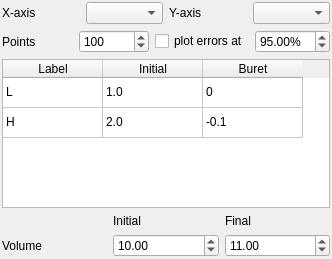
<?xml version="1.0" encoding="UTF-8"?>
<ui version="4.0">
 <class>TitrationWidget</class>
 <widget class="QWidget" name="TitrationWidget">
  <property name="geometry">
   <rect>
    <x>0</x>
    <y>0</y>
    <width>332</width>
    <height>259</height>
   </rect>
  </property>
  <property name="windowTitle">
   <string>Titration Simulation</string>
  </property>
  <layout class="QVBoxLayout" name="verticalLayout">
   <property name="leftMargin">
    <number>2</number>
   </property>
   <property name="topMargin">
    <number>2</number>
   </property>
   <property name="rightMargin">
    <number>2</number>
   </property>
   <property name="bottomMargin">
    <number>2</number>
   </property>
   <item>
    <layout class="QHBoxLayout" name="hl_1">
     <item>
      <widget class="QLabel" name="lbl_xaxis">
       <property name="text">
        <string>X-axis</string>
       </property>
      </widget>
     </item>
     <item>
      <widget class="QComboBox" name="cb_Xaxis"/>
     </item>
     <item>
      <widget class="QLabel" name="lbl_yaxis">
       <property name="text">
        <string>Y-axis</string>
       </property>
      </widget>
     </item>
     <item>
      <widget class="QComboBox" name="cb_Yaxis"/>
     </item>
    </layout>
   </item>
   <item>
    <layout class="QHBoxLayout" name="hl_2">
     <item>
      <widget class="QLabel" name="lbl_points">
       <property name="text">
        <string>Points</string>
       </property>
      </widget>
     </item>
     <item>
      <widget class="QSpinBox" name="sb_NPoints">
       <property name="minimum">
        <number>10</number>
       </property>
       <property name="maximum">
        <number>1000</number>
       </property>
       <property name="singleStep">
        <number>5</number>
       </property>
       <property name="value">
        <number>100</number>
       </property>
      </widget>
     </item>
     <item>
      <widget class="QCheckBox" name="cbPlotErrors">
       <property name="enabled">
        <bool>true</bool>
       </property>
       <property name="text">
        <string>plot errors at</string>
       </property>
      </widget>
     </item>
     <item>
      <widget class="QDoubleSpinBox" name="sbError">
       <property name="enabled">
        <bool>true</bool>
       </property>
       <property name="suffix">
        <string>%</string>
       </property>
       <property name="maximum">
        <double>100.000000000000000</double>
       </property>
       <property name="value">
        <double>95.000000000000000</double>
       </property>
      </widget>
     </item>
    </layout>
   </item>
   <item>
    <widget class="QTableWidget" name="table_titration">
     <attribute name="verticalHeaderVisible">
      <bool>false</bool>
     </attribute>
     <attribute name="verticalHeaderCascadingSectionResizes">
      <bool>true</bool>
     </attribute>
     <row>
      <property name="text">
       <string>1</string>
      </property>
     </row>
     <row>
      <property name="text">
       <string>2</string>
      </property>
     </row>
     <column>
      <property name="text">
       <string>Label</string>
      </property>
     </column>
     <column>
      <property name="text">
       <string>Initial</string>
      </property>
     </column>
     <column>
      <property name="text">
       <string>Buret</string>
      </property>
     </column>
     <item row="0" column="0">
      <property name="text">
       <string>L</string>
      </property>
     </item>
     <item row="0" column="1">
      <property name="text">
       <string>1.0</string>
      </property>
     </item>
     <item row="0" column="2">
      <property name="text">
       <string>0</string>
      </property>
     </item>
     <item row="1" column="0">
      <property name="text">
       <string>H</string>
      </property>
     </item>
     <item row="1" column="1">
      <property name="text">
       <string>2.0</string>
      </property>
     </item>
     <item row="1" column="2">
      <property name="text">
       <string>-0.1</string>
      </property>
     </item>
    </widget>
   </item>
   <item>
    <layout class="QGridLayout" name="gl_volume">
     <item row="0" column="1">
      <widget class="QLabel" name="lbl_Vi">
       <property name="text">
        <string>Initial</string>
       </property>
      </widget>
     </item>
     <item row="0" column="2">
      <widget class="QLabel" name="lbl_Vf">
       <property name="text">
        <string>Final</string>
       </property>
      </widget>
     </item>
     <item row="1" column="0">
      <widget class="QLabel" name="lbl_V">
       <property name="text">
        <string>Volume</string>
       </property>
      </widget>
     </item>
     <item row="1" column="1">
      <widget class="QDoubleSpinBox" name="dsb_V0">
       <property name="maximum">
        <double>1000.000000000000000</double>
       </property>
       <property name="singleStep">
        <double>0.100000000000000</double>
       </property>
       <property name="value">
        <double>10.000000000000000</double>
       </property>
      </widget>
     </item>
     <item row="1" column="2">
      <widget class="QDoubleSpinBox" name="dsb_Vf">
       <property name="maximum">
        <double>1000.000000000000000</double>
       </property>
       <property name="singleStep">
        <double>0.100000000000000</double>
       </property>
       <property name="value">
        <double>11.000000000000000</double>
       </property>
      </widget>
     </item>
    </layout>
   </item>
  </layout>
 </widget>
 <resources/>
 <connections/>
</ui>
